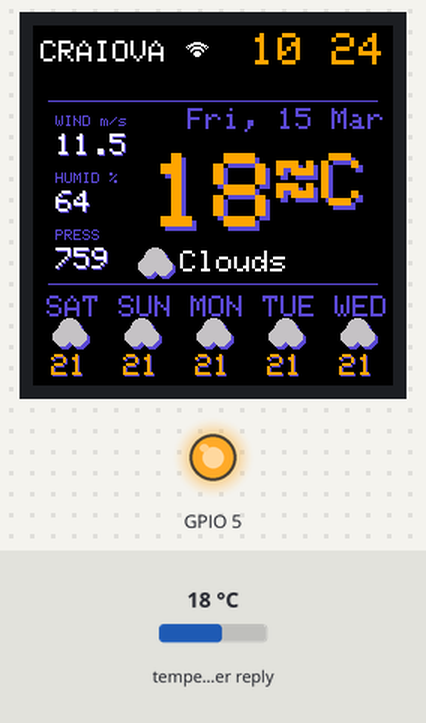
This sketch was run on a simulated ESP32-C3. Shown: 240×240 colour display, output pins drawn as LEDs (lit = HIGH). Inputs (shaded band) come from the test bench; at power-on: temperature in the weather reply 18 °C. WiFi joins after 1.5 s; servers stay silent unless stated; the local clock reads 2024-03-15 10:24:30 at power-on unless the sketch sets it; web services answer with replies made up by the test bench; what the sketch prints to the serial monitor is not drawn.

Above: at 2.3 s.
At 65.8 s:
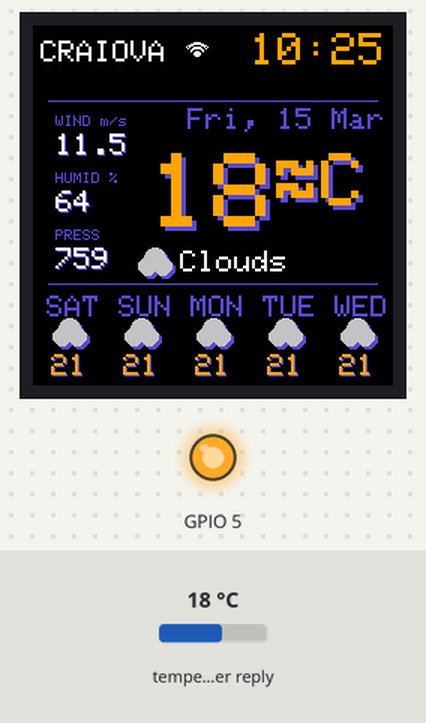
At 129.3 s:
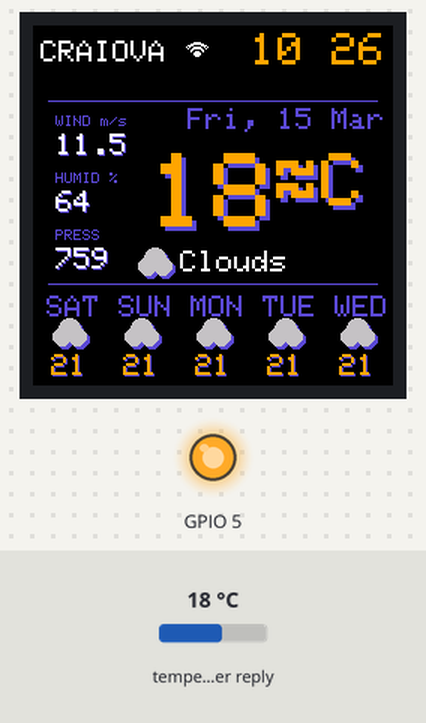

The sketch:

WeatherStation_openmeteo_v1a.ino
```cpp
/*
 * ==============================================================================
 * Stație Meteo pe ESP32-C3 și Ecran ST7789 (240x240)
 * ==============================================================================
 * Material de inspirație: https://youtu.be/Boz2X6QPp44?si=FaGkp2SKgjmNLSZn
 * (multumesc lui Igor Molodets pentru sketch-ul de bază)
 *
 * Program generat cu AI pe baza cerintelor mele, Nicu FLORICA (niq_ro)
 * - Adaptat pentru a folosi API-ul Open-Meteo (GRATUIT, fara cheie API).
 * - Fundal negru (ascunde defectul fizic de la pixelul 40 al ecranului).
 * - Simbol Wi-Fi lângă Craiova (fără să taie din litere).
 * - Oră mare, portocalie, cu "puncte care bat" (fără să mai redeseneze tot
 *   ecranul la fiecare jumătate de secundă).
 * - Data mai mare (Size 2), centrată în dreapta, sub linie.
 * - Temperatura mutată mai jos, cu simbolul °C atașat (mărit la Size 5).
 * - Prognoza pe 5 zile calculată corect (Temperatura MAXIMĂ a zilei din Open-Meteo).
 * - Layout personalizat (rotație 0, coordonate modificate) pentru a acoperi
 *   mai bine zona defectă a ecranului.
 * - Coordonatele exacte ale centrului din Craiova pentru precizie maximă.
 *
 * ==============================================================================
 * SOLUȚIA PENTRU CRASH-UL DE MEMORIE RAM DE PE ESP32-C3
 * ==============================================================================
 * `WiFiClientSecure client` este declarat LOCAL în funcția de rețea pentru a
 * elibera cei ~20KB de RAM alocați pentru criptarea HTTPS imediat după folosire.
 * ==============================================================================
 *
 * Hardware: ESP32-C3 Mini + ST7789 240x240 (TFT_eSPI)
 * ==============================================================================
 */

#include <WiFi.h>
#include <HTTPClient.h>
#include <WiFiClientSecure.h>
#include <ArduinoJson.h>
#include <TFT_eSPI.h>
#include <SPI.h>
#include "time.h"

#define MY_SKY_BLUE  0x0000
#define MY_TEXT_DARK 0xFFFF
#define SHADOW_COLOR 0x5A5A
#define WHITE_COLOR  0xFD20

TFT_eSPI tft = TFT_eSPI();

const char* ssid = "bbk2";
const char* password = "internet2";

float lastTemp = 0, lastWs = 0, lastPres = 0;
int lastHumidity = 0;
String lastWeatherMain = "N/A";
int lastForecast[5] = {0,0,0,0,0};
String lastFIcons[5] = {"","","","",""};

unsigned long lastWeatherUpdate = 0;
const long weatherInterval = 300000;
unsigned long lastClockUpdate = 0;
const long clockInterval = 500;
bool showColon = true;

void setup() {
  Serial.begin(115200);
  pinMode(5, OUTPUT);
  digitalWrite(5, HIGH);
  tft.init();
  tft.setRotation(0);
  tft.fillScreen(MY_SKY_BLUE);
  tft.setTextSize(2);
  tft.setTextColor(MY_TEXT_DARK);
  tft.setCursor(50, 110);
  tft.print("Connecting...");

  WiFi.begin(ssid, password);
  while (WiFi.status() != WL_CONNECTED) { delay(500); }

  // Ștergem mesajul de conectare
  tft.fillRect(50, 110, 140, 20, MY_SKY_BLUE);

  // Configurare NTP pentru ESP32 Core 2.0.x
  // gmtOffset_sec = 7200 (UTC+2)
  // daylightOffset_sec = 3600 (+1 oră vară)
  configTime(7200, 3600, "pool.ntp.org", "time.nist.gov");
}

void loop() {
  unsigned long currentMillis = millis();

  if (currentMillis - lastWeatherUpdate >= weatherInterval || lastWeatherUpdate == 0) {
    if (WiFi.status() == WL_CONNECTED) { updateWeatherAndForecast(); }
    lastWeatherUpdate = currentMillis;
  }

  if (currentMillis - lastClockUpdate >= clockInterval) {
    drawClock();
    showColon = !showColon;
    lastClockUpdate = currentMillis;
  }
}

void drawClock() {
  struct tm ti;
  if (!getLocalTime(&ti)) return;
  tft.fillRect(120, 0, 120, 30, MY_SKY_BLUE);
  tft.setTextSize(3);
  tft.setTextColor(WHITE_COLOR);
  char timeStr[6];
  if (showColon) {
    sprintf(timeStr, "%02d:%02d", ti.tm_hour, ti.tm_min);
  } else {
    sprintf(timeStr, "%02d %02d", ti.tm_hour, ti.tm_min);
  }
  int timeW = tft.textWidth(timeStr);
  tft.setCursor(240 - timeW - 5, 5);
  tft.print(timeStr);
}

String translateWMOCode(int code) {
  if (code == 0) return "Clear";
  if (code <= 3 || code == 45 || code == 48) return "Clouds";
  if (code >= 51 && code <= 57) return "Drizzle";
  if ((code >= 61 && code <= 67) || (code >= 80 && code <= 82)) return "Rain";
  if ((code >= 71 && code <= 77) || (code >= 85 && code <= 86)) return "Snow";
  if (code >= 95) return "Thunderstorm";
  return "Clouds";
}

void updateWeatherAndForecast() {
  WiFiClientSecure client;
  client.setInsecure();

  // --- COORDONATELE EXACTE ALE CENTRULUI DIN CRAIOVA ---
  float lat = 44.3192;
  float lon = 23.8006;
  // -----------------------------------------------------

  String url = "https://api.open-meteo.com/v1/forecast?latitude=" + String(lat, 4) +
               "&longitude=" + String(lon, 4) +
               "&current=temperature_2m,relative_humidity_2m,weather_code,wind_speed_10m,surface_pressure"
               "&daily=weather_code,temperature_2m_max&timezone=auto&forecast_days=5";

  // AFIȘĂM LINK-UL ÎN SERIAL MONITOR ca să poți verifica pe telefon
  Serial.println("[DEBUG] Folosesc URL-ul:");
  Serial.println(url);

  HTTPClient http;

  if (http.begin(client, url)) {
    int httpCode = http.GET();
    Serial.printf("[DEBUG] Cod HTTP: %d\n", httpCode);

    if (httpCode == HTTP_CODE_OK) {
      String payload = http.getString();
      Serial.printf("[DEBUG] Am citit: %d caractere\n", payload.length());

      JsonDocument doc;
      DeserializationError error = deserializeJson(doc, payload);

      if (error) {
        Serial.print("[DEBUG] Eroare JSON: ");
        Serial.println(error.c_str());
      } else {
        Serial.println("[DEBUG] JSON OK!");

        lastTemp = doc["current"]["temperature_2m"].as<float>();
        lastWs = doc["current"]["wind_speed_10m"].as<float>();
        lastHumidity = doc["current"]["relative_humidity_2m"].as<int>();
        lastPres = (float)doc["current"]["surface_pressure"].as<float>() * 0.750062;
        int currentCode = doc["current"]["weather_code"].as<int>();
        lastWeatherMain = translateWMOCode(currentCode);

        Serial.printf("[DEBUG] Temp: %.1f°C, Wind: %.1f m/s, Pres: %.0f mmHg\n", lastTemp, lastWs, lastPres);

        for(int i=0; i<5; i++) {
          lastForecast[i] = (int)round(doc["daily"]["temperature_2m_max"][i].as<float>());
          int dayCode = doc["daily"]["weather_code"][i].as<int>();
          lastFIcons[i] = translateWMOCode(dayCode);
        }

        drawUI();
      }
    } else {
      Serial.printf("[DEBUG] Eroare server: %s\n", http.errorToString(httpCode).c_str());
    }
    http.end();
  }
}

void drawAdvancedIcon(int x, int y, String type) {
  int ox = 2; int oy = 2;
  if (type == "Clear") {
    tft.fillCircle(x+ox, y+oy, 7, SHADOW_COLOR);
    tft.fillCircle(x, y, 7, 0xFFE0);
    tft.drawCircle(x, y, 7, 0xFD20);
    for(int i=0; i<360; i+=45) {
      float rad = i * 0.01745;
      tft.drawLine(x+cos(rad)*9, y+sin(rad)*9, x+cos(rad)*12, y+sin(rad)*12, 0xFFE0);
    }
  } else if (type == "Clouds") {
    tft.fillCircle(x-5+ox, y+2+oy, 6, SHADOW_COLOR);
    tft.fillCircle(x+5+ox, y+2+oy, 6, SHADOW_COLOR);
    tft.fillCircle(x+ox, y-3+oy, 7, SHADOW_COLOR);
    tft.fillCircle(x-5, y+2, 6, 0xC618);
    tft.fillCircle(x+5, y+2, 6, 0xC618);
    tft.fillCircle(x, y-3, 7, 0xC618);
  } else if (type == "Rain" || type == "Drizzle") {
    tft.fillRoundRect(x-8+ox, y-5+oy, 16, 8, 4, SHADOW_COLOR);
    tft.fillRoundRect(x-8, y-5, 16, 8, 4, 0x7BEF);
    tft.drawLine(x-3, y+5, x-5, y+10, 0x001F);
    tft.drawLine(x+2, y+5, x, y+10, 0x001F);
  } else if (type == "Snow") {
    tft.fillCircle(x+ox, y+oy, 5, SHADOW_COLOR);
    for(int i=0; i<360; i+=60) {
      float rad = i * 0.01745;
      tft.drawLine(x, y, x + (int)(cos(rad)*10), y + (int)(sin(rad)*10), MY_TEXT_DARK);
    }
  } else if (type == "Thunderstorm") {
    tft.fillRoundRect(x-8+ox, y-5+oy, 16, 8, 4, SHADOW_COLOR);
    tft.fillRoundRect(x-8, y-5, 16, 8, 4, 0x4208);
    tft.drawLine(x+1, y+3, x-2, y+12, 0xFFE0);
  } else {
    tft.drawFastHLine(x-10+ox, y+oy, 20, SHADOW_COLOR);
    tft.drawFastHLine(x-10, y, 20, MY_TEXT_DARK);
  }
}

void drawWiFiIconSmall(int x, int y, uint16_t color) {
  int baseY = y + 10;
  for (int i = 1; i <= 3; i++) {
    tft.drawCircle(x, baseY, i*3, color);
    tft.drawCircle(x, baseY, i*3 - 1, color);
  }
  tft.fillCircle(x, baseY, 2, color);
  tft.fillRect(x - 15, baseY + 1, 30, 15, MY_SKY_BLUE);
  tft.fillTriangle(x-17, baseY+2, x-2, baseY, x-17, baseY-17, MY_SKY_BLUE);
  tft.fillTriangle(x+17, baseY+2, x+2, baseY, x+17, baseY-17, MY_SKY_BLUE);
}

void drawUI() {
  tft.fillScreen(MY_SKY_BLUE);
  int W = 240;
  int16_t x1, y1; uint16_t w, h;
  struct tm ti;
  bool timeValid = getLocalTime(&ti);

  tft.setTextSize(2); tft.setTextColor(MY_TEXT_DARK);
  tft.setCursor(5, 10); tft.print("CRAIOVA");
  int orasW = tft.textWidth("CRAIOVA");
  drawWiFiIconSmall(5 + orasW + 20, 10, MY_TEXT_DARK);
  tft.drawFastHLine(10, 50, W-20, SHADOW_COLOR);

  if (timeValid) {
    tft.setTextSize(2); tft.setTextColor(SHADOW_COLOR);
    const char* days[] = {"Sun", "Mon", "Tue", "Wed", "Thu", "Fri", "Sat"};
    const char* months[] = {"Jan", "Feb", "Mar", "Apr", "May", "Jun", "Jul", "Aug", "Sep", "Oct", "Nov", "Dec"};
    char dateBuffer[16];
    sprintf(dateBuffer, "%s, %d %s", days[ti.tm_wday], ti.tm_mday, months[ti.tm_mon]);
    int dateW = tft.textWidth(dateBuffer);
    tft.setCursor(W - dateW - 5, 55); tft.print(dateBuffer);
  }

  tft.setTextSize(8);
  String tempStr = String((int)round(lastTemp));
  int tempW = tft.textWidth(tempStr);
  int tempX = (W - tempW) / 2;
  tft.setTextColor(SHADOW_COLOR); tft.setTextSize(8); tft.setCursor(tempX + 3, 88); tft.print(tempStr); tft.setTextSize(5); tft.print("\xF7"); tft.print("C");
  tft.setTextColor(WHITE_COLOR); tft.setTextSize(8); tft.setCursor(tempX, 85); tft.print(tempStr); tft.setTextSize(5); tft.print("\xF7"); tft.print("C");

  tft.setTextSize(2); tft.setTextColor(MY_TEXT_DARK);
  int mainW = tft.textWidth(lastWeatherMain);
  int iconW = 24; int space = 5; int totalW = iconW + space + mainW;
  int startX = (W - totalW) / 2;
  drawAdvancedIcon(startX + 12, 158, lastWeatherMain);
  tft.setCursor(startX + iconW + space, 150); tft.print(lastWeatherMain);

  int colX = 15; int sY = 60;
  tft.setTextSize(1); tft.setTextColor(SHADOW_COLOR); tft.setCursor(colX, sY); tft.print("WIND m/s");
  tft.setTextSize(2);
  tft.setCursor(colX+1, sY+13); tft.setTextColor(SHADOW_COLOR); tft.print(String(lastWs, 1));
  tft.setCursor(colX, sY+12); tft.setTextColor(MY_TEXT_DARK); tft.print(String(lastWs, 1));

  tft.setTextSize(1); tft.setTextColor(SHADOW_COLOR); tft.setCursor(colX, sY+38); tft.print("HUMID %");
  tft.setTextSize(2);
  tft.setCursor(colX+1, sY+51); tft.setTextColor(SHADOW_COLOR); tft.print(lastHumidity);
  tft.setCursor(colX, sY+50); tft.setTextColor(MY_TEXT_DARK); tft.print(lastHumidity);

  tft.setTextSize(1); tft.setTextColor(SHADOW_COLOR); tft.setCursor(colX, sY+76); tft.print("PRESS");
  tft.setTextSize(2);
  tft.setCursor(colX+1, sY+89); tft.setTextColor(SHADOW_COLOR); tft.print((int)lastPres);
  tft.setCursor(colX, sY+88); tft.setTextColor(MY_TEXT_DARK); tft.print((int)lastPres);

  tft.drawFastHLine(10, 172, W-20, SHADOW_COLOR);
  const char* daysShort[] = {"SUN", "MON", "TUE", "WED", "THU", "FRI", "SAT"};
  for(int i=0; i<5; i++) {
    int cX = (i * (W/5)) + (W/10);
    int dIdx = (timeValid) ? (ti.tm_wday + i + 1) % 7 : 0;
    tft.setTextSize(2); tft.setTextColor(SHADOW_COLOR); tft.setCursor(cX - 15, 180); tft.print(daysShort[dIdx]);
    drawAdvancedIcon(cX, 205, lastFIcons[i]);
    String fT = String(lastForecast[i]);
    int fW = tft.textWidth(fT);
    tft.setCursor(cX - (fW/2) + 1, 220); tft.setTextColor(SHADOW_COLOR); tft.print(fT);
    tft.setCursor(cX - (fW/2), 219); tft.setTextColor(WHITE_COLOR); tft.print(fT);
  }
}
```
